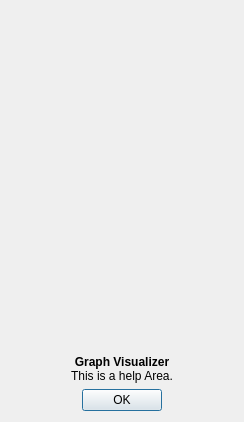
<?xml version="1.0" encoding="UTF-8"?>
<ui version="4.0">
 <class>AboutDialog</class>
 <widget class="QDialog" name="AboutDialog">
  <property name="geometry">
   <rect>
    <x>0</x>
    <y>0</y>
    <width>244</width>
    <height>422</height>
   </rect>
  </property>
  <property name="windowTitle">
   <string>About</string>
  </property>
  <layout class="QVBoxLayout" name="verticalLayout">
   <item>
    <widget class="QFrame" name="frame">
     <property name="minimumSize">
      <size>
       <width>220</width>
       <height>220</height>
      </size>
     </property>
     <property name="styleSheet">
      <string notr="true">image: url(:/icons/Main.png);</string>
     </property>
    </widget>
   </item>
   <item>
    <widget class="QLabel" name="label">
     <property name="sizePolicy">
      <sizepolicy hsizetype="Preferred" vsizetype="Maximum">
       <horstretch>0</horstretch>
       <verstretch>0</verstretch>
      </sizepolicy>
     </property>
     <property name="text">
      <string>&lt;html&gt;&lt;head/&gt;&lt;body&gt;&lt;p align=&quot;center&quot;&gt;&lt;span style=&quot; font-weight:600;&quot;&gt;Graph Visualizer&lt;/span&gt;&lt;br/&gt;This is a help Area.&lt;/p&gt;&lt;/body&gt;&lt;/html&gt;</string>
     </property>
     <property name="wordWrap">
      <bool>true</bool>
     </property>
    </widget>
   </item>
   <item>
    <widget class="QDialogButtonBox" name="buttonBox">
     <property name="orientation">
      <enum>Qt::Horizontal</enum>
     </property>
     <property name="standardButtons">
      <set>QDialogButtonBox::Ok</set>
     </property>
     <property name="centerButtons">
      <bool>true</bool>
     </property>
    </widget>
   </item>
  </layout>
 </widget>
 <resources/>
 <connections>
  <connection>
   <sender>buttonBox</sender>
   <signal>accepted()</signal>
   <receiver>AboutDialog</receiver>
   <slot>accept()</slot>
   <hints>
    <hint type="sourcelabel">
     <x>248</x>
     <y>254</y>
    </hint>
    <hint type="destinationlabel">
     <x>157</x>
     <y>274</y>
    </hint>
   </hints>
  </connection>
 </connections>
</ui>
